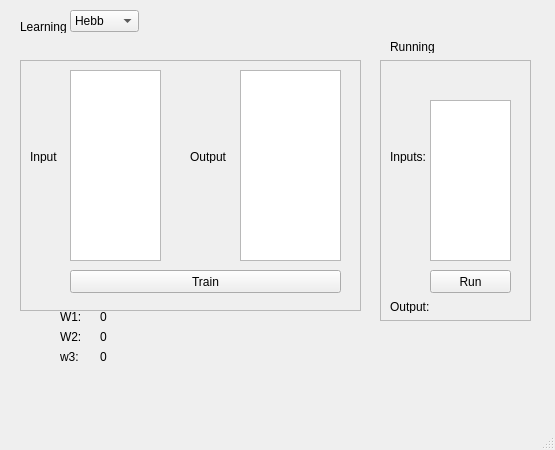
<?xml version="1.0" encoding="UTF-8"?>
<ui version="4.0">
 <class>MainWindow</class>
 <widget class="QMainWindow" name="MainWindow">
  <property name="geometry">
   <rect>
    <x>0</x>
    <y>0</y>
    <width>555</width>
    <height>450</height>
   </rect>
  </property>
  <property name="windowTitle">
   <string>MainWindow</string>
  </property>
  <widget class="QWidget" name="centralwidget">
   <widget class="QLabel" name="label">
    <property name="geometry">
     <rect>
      <x>20</x>
      <y>20</y>
      <width>47</width>
      <height>13</height>
     </rect>
    </property>
    <property name="text">
     <string>Learning:</string>
    </property>
   </widget>
   <widget class="QComboBox" name="comboBox">
    <property name="geometry">
     <rect>
      <x>70</x>
      <y>10</y>
      <width>69</width>
      <height>22</height>
     </rect>
    </property>
    <item>
     <property name="text">
      <string>Hebb</string>
     </property>
    </item>
    <item>
     <property name="text">
      <string>Perceptron</string>
     </property>
    </item>
   </widget>
   <widget class="QFrame" name="frame">
    <property name="geometry">
     <rect>
      <x>20</x>
      <y>60</y>
      <width>341</width>
      <height>251</height>
     </rect>
    </property>
    <property name="frameShape">
     <enum>QFrame::StyledPanel</enum>
    </property>
    <property name="frameShadow">
     <enum>QFrame::Raised</enum>
    </property>
    <widget class="QLabel" name="label_2">
     <property name="geometry">
      <rect>
       <x>10</x>
       <y>90</y>
       <width>47</width>
       <height>13</height>
      </rect>
     </property>
     <property name="text">
      <string>Input</string>
     </property>
    </widget>
    <widget class="QPlainTextEdit" name="plainTextEdit">
     <property name="geometry">
      <rect>
       <x>50</x>
       <y>10</y>
       <width>91</width>
       <height>191</height>
      </rect>
     </property>
    </widget>
    <widget class="QLabel" name="label_3">
     <property name="geometry">
      <rect>
       <x>170</x>
       <y>90</y>
       <width>47</width>
       <height>13</height>
      </rect>
     </property>
     <property name="text">
      <string>Output</string>
     </property>
    </widget>
    <widget class="QPlainTextEdit" name="plainTextEdit_2">
     <property name="geometry">
      <rect>
       <x>220</x>
       <y>10</y>
       <width>101</width>
       <height>191</height>
      </rect>
     </property>
    </widget>
    <widget class="QPushButton" name="pushButton">
     <property name="geometry">
      <rect>
       <x>50</x>
       <y>210</y>
       <width>271</width>
       <height>23</height>
      </rect>
     </property>
     <property name="text">
      <string>Train</string>
     </property>
    </widget>
   </widget>
   <widget class="QLabel" name="label_4">
    <property name="geometry">
     <rect>
      <x>60</x>
      <y>310</y>
      <width>47</width>
      <height>13</height>
     </rect>
    </property>
    <property name="text">
     <string>W1:</string>
    </property>
   </widget>
   <widget class="QLabel" name="label_5">
    <property name="geometry">
     <rect>
      <x>60</x>
      <y>330</y>
      <width>47</width>
      <height>13</height>
     </rect>
    </property>
    <property name="text">
     <string>W2:</string>
    </property>
   </widget>
   <widget class="QLabel" name="label_6">
    <property name="geometry">
     <rect>
      <x>60</x>
      <y>350</y>
      <width>47</width>
      <height>13</height>
     </rect>
    </property>
    <property name="text">
     <string>w3:</string>
    </property>
   </widget>
   <widget class="QLabel" name="label_7">
    <property name="geometry">
     <rect>
      <x>100</x>
      <y>310</y>
      <width>47</width>
      <height>13</height>
     </rect>
    </property>
    <property name="text">
     <string>0</string>
    </property>
   </widget>
   <widget class="QLabel" name="label_8">
    <property name="geometry">
     <rect>
      <x>100</x>
      <y>330</y>
      <width>47</width>
      <height>13</height>
     </rect>
    </property>
    <property name="text">
     <string>0</string>
    </property>
   </widget>
   <widget class="QLabel" name="label_9">
    <property name="geometry">
     <rect>
      <x>100</x>
      <y>350</y>
      <width>47</width>
      <height>13</height>
     </rect>
    </property>
    <property name="text">
     <string>0</string>
    </property>
   </widget>
   <widget class="QFrame" name="frame_2">
    <property name="geometry">
     <rect>
      <x>380</x>
      <y>60</y>
      <width>151</width>
      <height>261</height>
     </rect>
    </property>
    <property name="frameShape">
     <enum>QFrame::StyledPanel</enum>
    </property>
    <property name="frameShadow">
     <enum>QFrame::Raised</enum>
    </property>
    <widget class="QLabel" name="label_11">
     <property name="geometry">
      <rect>
       <x>10</x>
       <y>90</y>
       <width>47</width>
       <height>13</height>
      </rect>
     </property>
     <property name="text">
      <string>Inputs:</string>
     </property>
    </widget>
    <widget class="QPushButton" name="pushButton_2">
     <property name="geometry">
      <rect>
       <x>50</x>
       <y>210</y>
       <width>81</width>
       <height>23</height>
      </rect>
     </property>
     <property name="text">
      <string>Run</string>
     </property>
    </widget>
    <widget class="QLabel" name="label_12">
     <property name="geometry">
      <rect>
       <x>10</x>
       <y>240</y>
       <width>47</width>
       <height>13</height>
      </rect>
     </property>
     <property name="text">
      <string>Output:</string>
     </property>
    </widget>
    <widget class="QPlainTextEdit" name="plainTextEdit_3">
     <property name="geometry">
      <rect>
       <x>50</x>
       <y>40</y>
       <width>81</width>
       <height>161</height>
      </rect>
     </property>
    </widget>
   </widget>
   <widget class="QLabel" name="label_10">
    <property name="geometry">
     <rect>
      <x>390</x>
      <y>40</y>
      <width>47</width>
      <height>13</height>
     </rect>
    </property>
    <property name="text">
     <string>Running</string>
    </property>
   </widget>
  </widget>
  <widget class="QMenuBar" name="menubar">
   <property name="geometry">
    <rect>
     <x>0</x>
     <y>0</y>
     <width>555</width>
     <height>21</height>
    </rect>
   </property>
  </widget>
  <widget class="QStatusBar" name="statusbar"/>
 </widget>
 <resources/>
 <connections/>
</ui>
